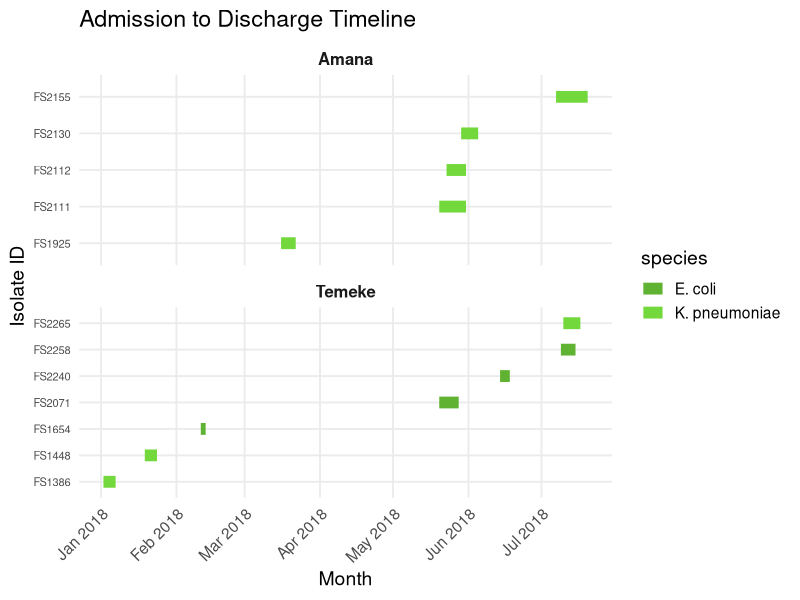

This figure's R source:
#________________________________________
#
###### Patient admission timelines ######
#_______________________________________

library(readxl)
library(dplyr)
library(ggplot2)

# 1. Read in the data
df = read_excel("data/admission_dates.xlsx")

# 2. Prepare

# All data
df2 = df %>%
  rename(isolateID    = IDnumber,
         study_site    = study_site,    # already named, but for clarity
         admit_date    = Admisiondate,
         discharge_date = Dischargedate) %>%
  mutate(
    admit_date     = as.Date(admit_date),
    discharge_date = as.Date(discharge_date),
    isolateID      = factor(isolateID)
  )

# Amana and Temeke only
df_no_MNH = df %>%
  filter(study_site != "MNH") %>% 
  rename(isolateID    = IDnumber,
         study_site    = study_site,    # already named, but for clarity
         admit_date    = Admisiondate,
         discharge_date = Dischargedate) %>%
  mutate(
    admit_date     = as.Date(admit_date),
    discharge_date = as.Date(discharge_date),
    isolateID      = factor(isolateID)
  )

# MNH only
df_MNH_only = df %>%
  filter(study_site == "MNH") %>% 
  rename(isolateID    = IDnumber,
         study_site    = study_site,    # already named, but for clarity
         admit_date    = Admisiondate,
         discharge_date = Dischargedate) %>%
  mutate(
    admit_date     = as.Date(admit_date),
    discharge_date = as.Date(discharge_date),
    isolateID      = factor(isolateID)
  )

# 3. Plot with facets by study_site
tl = ggplot(df_no_MNH, aes(y = isolateID, color = species)) +
  geom_segment(aes(x = admit_date, xend = discharge_date,
                   yend = isolateID),
               size = 4) +
  facet_wrap(~ study_site, scales = "free_y", ncol = 1) +
  scale_x_date(
    date_breaks = "1 month",
    date_labels = "%b %Y"
  ) + 
  scale_color_manual(
    values = c("E. coli" = "#60B332", "K. pneumoniae" = "#73D83C")) +
  labs(
    x     = "Month",
    y     = "Isolate ID",
    title = "Admission to Discharge Timeline"
  ) +
  theme_minimal(base_size = 14) +
  theme(
    panel.grid.minor = element_blank(),
    strip.text       = element_text(face = "bold", size = 12),
    axis.text.y      = element_text(size = 8),
    axis.text.x      = element_text(angle = 45, hjust = 1)
  )

tl

#ggsave("imgs/patient_hospital_admission_timeline_no_MNH.svg", plot = tl, width = 16, height = 9, dpi = 400)
#ggsave("imgs/patient_hospital_admission_timeline_no_MNH.png", plot = tl, width = 16, height = 9, dpi = 400)
